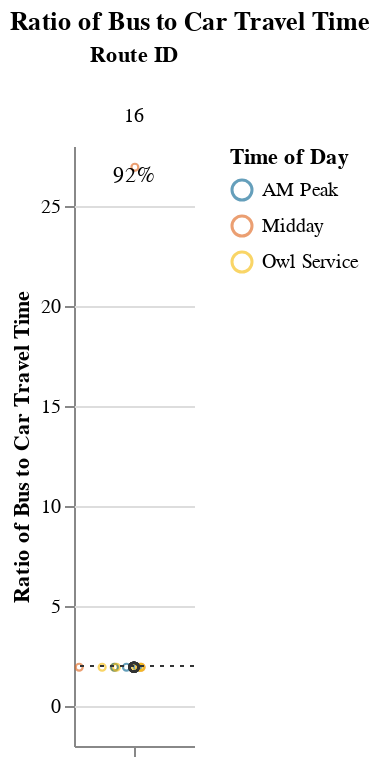
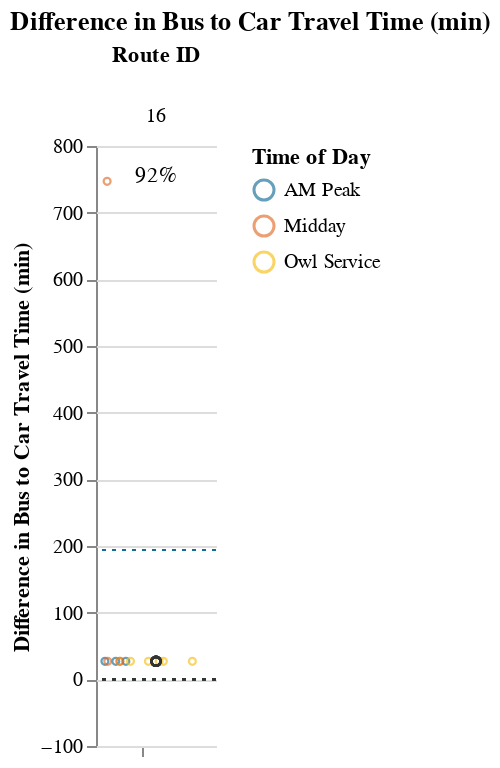

Here is the notebook cell these charts were saved with, in order:
### Markdown cell above
### Long Routes (> 1.5 hrs)

### Code cell
route_group = "long"
try:
    subset_routes, mult, diff  = setup_charts(df, PCT_COMPETITIVE_THRESHOLD, route_group)
    if len(subset_routes) > 0:
        display(
            Markdown(
                f"{CAPTIONS_DICT[route_group]}"
                "Within each route group, routes are sorted in descending order "
                "by % competitive trips and # trips below the additional time cut-off."
            )
        )

        display(mult)
        display(diff)
except:
    print("No routes meet this criteria.")

### Figure 1 — Vega-Lite specification as saved in the notebook (floating-point values rounded to 4 significant figures)
{"config": {"view": {"continuousWidth": 400, "continuousHeight": 300, "stroke": null}, "facet": {"spacing": 0}}, "data": {"name": "data-260720b9e53d9682d8d4e349b164e0b2"}, "facet": {"column": {"field": "route_id", "sort": ["16"], "title": "Route ID", "type": "nominal"}}, "spec": {"layer": [{"mark": {"type": "point", "opacity": 0.65, "size": 12, "strokeWidth": 1.1}, "encoding": {"color": {"field": "time_of_day", "scale": {"range": ["#136C97", "#E16B26", "#F6BF16", "#00896B", "#7790A3", "#5B559C"]}, "sort": ["AM Peak", "Midday", "PM Peak", "Owl Service"], "title": "Time of Day", "type": "nominal"}, "tooltip": [{"field": "route_id", "type": "nominal"}, {"field": "trip_id", "type": "nominal"}, {"field": "service_hours", "type": "quantitative"}, {"field": "car_duration_hours", "type": "quantitative"}, {"field": "bus_multiplier", "type": "quantitative"}, {"field": "bus_difference", "type": "quantitative"}, {"field": "num_trips", "type": "quantitative"}, {"field": "num_competitive", "type": "quantitative"}, {"field": "pct_trips_competitive", "type": "quantitative"}, {"field": "p25", "type": "quantitative"}, {"field": "p50", "type": "quantitative"}, {"field": "p75", "type": "quantitative"}], "x": {"axis": {"grid": false, "labels": false, "ticks": true, "values": [0]}, "field": "jitter", "scale": {}, "title": null, "type": "quantitative"}, "y": {"field": "bus_multiplier", "scale": {"domain": [-0.25, 26.94]}, "title": "Ratio of Bus to Car Travel Time", "type": "quantitative"}}, "selection": {"selector001": {"type": "interval", "bind": "scales", "encodings": ["x", "y"]}}, "transform": [{"calculate": "sqrt(-2*log(random()))*cos(2*PI*random())", "as": "jitter"}], "width": 60}, {"layer": [{"mark": {"type": "point", "opacity": 0.6, "size": 20, "strokeWidth": 1.3}, "encoding": {"color": {"value": "#323434"}, "y": {"field": "bus_multiplier", "type": "quantitative"}}, "transform": [{"filter": "(datum.p50_trip === 1)"}]}, {"mark": {"type": "rule", "strokeDash": [2, 3]}, "encoding": {"color": {"value": "#323434"}, "y": {"field": "cutoff", "type": "quantitative"}}}, {"mark": {"type": "text", "align": "center", "baseline": "middle"}, "encoding": {"color": {"value": "black"}, "text": {"field": "pct_trips_competitive", "format": ".0%", "type": "quantitative"}, "tooltip": [{"field": "route_id", "type": "nominal"}, {"field": "trip_id", "type": "nominal"}, {"field": "service_hours", "type": "quantitative"}, {"field": "car_duration_hours", "type": "quantitative"}, {"field": "bus_multiplier", "type": "quantitative"}, {"field": "bus_difference", "type": "quantitative"}, {"field": "num_trips", "type": "quantitative"}, {"field": "num_competitive", "type": "quantitative"}, {"field": "pct_trips_competitive", "type": "quantitative"}, {"field": "p25", "type": "quantitative"}, {"field": "p50", "type": "quantitative"}, {"field": "p75", "type": "quantitative"}], "x": {"value": 30}, "y": {"value": 15}}, "transform": [{"calculate": "sqrt(-2*log(random()))*cos(2*PI*random())", "as": "jitter"}, {"filter": "(datum.fastest_trip === 1)"}]}]}]}, "resolve": {"scale": {"y": "shared"}}, "title": "Ratio of Bus to Car Travel Time", "$schema": "https://vega.github.io/schema/vega-lite/v4.17.0.json", "datasets": {"data-260720b9e53d9682d8d4e349b164e0b2": [{"calitp_itp_id": 482, "trip_key": 2145124109685266677, "trip_id": "83", "shape_id": "16", "route_id": "16", "service_hours": 0.93, "trip_first_departure_ts": 27000, "trip_last_arrival_ts": 30360, "departure_hour": 7, "time_of_day": "AM Peak", "p25": 0.93, "p50": 0.93, "p75": 0.93, "p50_trip": 1, "fastest_trip": 0, "car_duration_hours": 0.48, "competitive_route": 1, "bus_multiplier": 1.94, "bus_difference": 27.0, "num_trips": 12, "num_competitive": 11, "pct_trips_competitive": 0.917, "bus_difference_spread": 720.0, "route_group": "long", "max_trip_hrs": 12.93, "max_trip_route_group": 12.93, "name": "Tuolumne County Transit Agency", "caltrans_district": "10 - Stockton", "drmt_organization_name": "['recl7fHqYd2GSTtn3']", "cutoff2": 193.9, "cutoff": 2}, {"calitp_itp_id": 482, "trip_key": -1666101624449243044, "trip_id": "84", "shape_id": "16", "route_id": "16", "service_hours": 0.93, "trip_first_departure_ts": 30600, "trip_last_arrival_ts": 33960, "departure_hour": 8, "time_of_day": "AM Peak", "p25": 0.93, "p50": 0.93, "p75": 0.93, "p50_trip": 1, "fastest_trip": 0, "car_duration_hours": 0.48, "competitive_route": 1, "bus_multiplier": 1.94, "bus_difference": 27.0, "num_trips": 12, "num_competitive": 11, "pct_trips_competitive": 0.917, "bus_difference_spread": 720.0, "route_group": "long", "max_trip_hrs": 12.93, "max_trip_route_group": 12.93, "name": "Tuolumne County Transit Agency", "caltrans_district": "10 - Stockton", "drmt_organization_name": "['recl7fHqYd2GSTtn3']", "cutoff2": 193.9, "cutoff": 2}, {"calitp_itp_id": 482, "trip_key": -811955265033482998, "trip_id": "93", "shape_id": "16", "route_id": "16", "service_hours": 0.93, "trip_first_departure_ts": 106200, "trip_last_arrival_ts": 109560, "departure_hour": 5, "time_of_day": "Owl Service", "p25": 0.93, "p50": 0.93, "p75": 0.93, "p50_trip": 1, "fastest_trip": 0, "car_duration_hours": 0.48, "competitive_route": 1, "bus_multiplier": 1.94, "bus_difference": 27.0, "num_trips": 12, "num_competitive": 11, "pct_trips_competitive": 0.917, "bus_difference_spread": 720.0, "route_group": "long", "max_trip_hrs": 12.93, "max_trip_route_group": 12.93, "name": "Tuolumne County Transit Agency", "caltrans_district": "10 - Stockton", "drmt_organization_name": "['recl7fHqYd2GSTtn3']", "cutoff2": 193.9, "cutoff": 2}, {"calitp_itp_id": 482, "trip_key": -7629486483351359896, "trip_id": "90", "shape_id": "16", "route_id": "16", "service_hours": 0.93, "trip_first_departure_ts": 95400, "trip_last_arrival_ts": 98760, "departure_hour": 2, "time_of_day": "Owl Service", "p25": 0.93, "p50": 0.93, "p75": 0.93, "p50_trip": 1, "fastest_trip": 0, "car_duration_hours": 0.48, "competitive_route": 1, "bus_multiplier": 1.94, "bus_difference": 27.0, "num_trips": 12, "num_competitive": 11, "pct_trips_competitive": 0.917, "bus_difference_spread": 720.0, "route_group": "long", "max_trip_hrs": 12.93, "max_trip_route_group": 12.93, "name": "Tuolumne County Transit Agency", "caltrans_district": "10 - Stockton", "drmt_organization_name": "['recl7fHqYd2GSTtn3']", "cutoff2": 193.9, "cutoff": 2}, {"calitp_itp_id": 482, "trip_key": -3718860337871589477, "trip_id": "85", "shape_id": "16", "route_id": "16", "service_hours": 0.93, "trip_first_departure_ts": 34200, "trip_last_arrival_ts": 37560, "departure_hour": 9, "time_of_day": "AM Peak", "p25": 0.93, "p50": 0.93, "p75": 0.93, "p50_trip": 1, "fastest_trip": 0, "car_duration_hours": 0.48, "competitive_route": 1, "bus_multiplier": 1.94, "bus_difference": 27.0, "num_trips": 12, "num_competitive": 11, "pct_trips_competitive": 0.917, "bus_difference_spread": 720.0, "route_group": "long", "max_trip_hrs": 12.93, "max_trip_route_group": 12.93, "name": "Tuolumne County Transit Agency", "caltrans_district": "10 - Stockton", "drmt_organization_name": "['recl7fHqYd2GSTtn3']", "cutoff2": 193.9, "cutoff": 2}, {"calitp_itp_id": 482, "trip_key": 4134191413769255642, "trip_id": "87", "shape_id": "16", "route_id": "16", "service_hours": 0.93, "trip_first_departure_ts": 41400, "trip_last_arrival_ts": 44760, "departure_hour": 11, "time_of_day": "Midday", "p25": 0.93, "p50": 0.93, "p75": 0.93, "p50_trip": 1, "fastest_trip": 1, "car_duration_hours": 0.48, "competitive_route": 1, "bus_multiplier": 1.94, "bus_difference": 27.0, "num_trips": 12, "num_competitive": 11, "pct_trips_competitive": 0.917, "bus_difference_spread": 720.0, "route_group": "long", "max_trip_hrs": 12.93, "max_trip_route_group": 12.93, "name": "Tuolumne County Transit Agency", "caltrans_district": "10 - Stockton", "drmt_organization_name": "['recl7fHqYd2GSTtn3']", "cutoff2": 193.9, "cutoff": 2}, {"calitp_itp_id": 482, "trip_key": 4010574854795830805, "trip_id": "89", "shape_id": "16", "route_id": "16", "service_hours": 0.93, "trip_first_departure_ts": 91800, "trip_last_arrival_ts": 95160, "departure_hour": 1, "time_of_day": "Owl Service", "p25": 0.93, "p50": 0.93, "p75": 0.93, "p50_trip": 1, "fastest_trip": 0, "car_duration_hours": 0.48, "competitive_route": 1, "bus_multiplier": 1.94, "bus_difference": 27.0, "num_trips": 12, "num_competitive": 11, "pct_trips_competitive": 0.917, "bus_difference_spread": 720.0, "route_group": "long", "max_trip_hrs": 12.93, "max_trip_route_group": 12.93, "name": "Tuolumne County Transit Agency", "caltrans_district": "10 - Stockton", "drmt_organization_name": "['recl7fHqYd2GSTtn3']", "cutoff2": 193.9, "cutoff": 2}, {"calitp_itp_id": 482, "trip_key": -428294178438464651, "trip_id": "86", "shape_id": "16", "route_id": "16", "service_hours": 0.93, "trip_first_departure_ts": 37800, "trip_last_arrival_ts": 41160, "departure_hour": 10, "time_of_day": "Midday", "p25": 0.93, "p50": 0.93, "p75": 0.93, "p50_trip": 1, "fastest_trip": 0, "car_duration_hours": 0.48, "competitive_route": 1, "bus_multiplier": 1.94, "bus_difference": 27.0, "num_trips": 12, "num_competitive": 11, "pct_trips_competitive": 0.917, "bus_difference_spread": 720.0, "route_group": "long", "max_trip_hrs": 12.93, "max_trip_route_group": 12.93, "name": "Tuolumne County Transit Agency", "caltrans_district": "10 - Stockton", "drmt_organization_name": "['recl7fHqYd2GSTtn3']", "cutoff2": 193.9, "cutoff": 2}, {"calitp_itp_id": 482, "trip_key": 444715570233316546, "trip_id": "91", "shape_id": "16", "route_id": "16", "service_hours": 0.93, "trip_first_departure_ts": 99000, "trip_last_arrival_ts": 102360, "departure_hour": 3, "time_of_day": "Owl Service", "p25": 0.93, "p50": 0.93, "p75": 0.93, "p50_trip": 1, "fastest_trip": 0, "car_duration_hours": 0.48, "competitive_route": 1, "bus_multiplier": 1.94, "bus_difference": 27.0, "num_trips": 12, "num_competitive": 11, "pct_trips_competitive": 0.917, "bus_difference_spread": 720.0, "route_group": "long", "max_trip_hrs": 12.93, "max_trip_route_group": 12.93, "name": "Tuolumne County Transit Agency", "caltrans_district": "10 - Stockton", "drmt_organization_name": "['recl7fHqYd2GSTtn3']", "cutoff2": 193.9, "cutoff": 2}, {"calitp_itp_id": 482, "trip_key": -3941352894702572126, "trip_id": "92", "shape_id": "16", "route_id": "16", "service_hours": 0.93, "trip_first_departure_ts": 102600, "trip_last_arrival_ts": 105960, "departure_hour": 4, "time_of_day": "Owl Service", "p25": 0.93, "p50": 0.93, "p75": 0.93, "p50_trip": 1, "fastest_trip": 0, "car_duration_hours": 0.48, "competitive_route": 1, "bus_multiplier": 1.94, "bus_difference": 27.0, "num_trips": 12, "num_competitive": 11, "pct_trips_competitive": 0.917, "bus_difference_spread": 720.0, "route_group": "long", "max_trip_hrs": 12.93, "max_trip_route_group": 12.93, "name": "Tuolumne County Transit Agency", "caltrans_district": "10 - Stockton", "drmt_organization_name": "['recl7fHqYd2GSTtn3']", "cutoff2": 193.9, "cutoff": 2}, {"calitp_itp_id": 482, "trip_key": 437802656543614001, "trip_id": "94", "shape_id": "16", "route_id": "16", "service_hours": 0.93, "trip_first_departure_ts": 109800, "trip_last_arrival_ts": 113160, "departure_hour": 6, "time_of_day": "Owl Service", "p25": 0.93, "p50": 0.93, "p75": 0.93, "p50_trip": 1, "fastest_trip": 0, "car_duration_hours": 0.48, "competitive_route": 1, "bus_multiplier": 1.94, "bus_difference": 27.0, "num_trips": 12, "num_competitive": 11, "pct_trips_competitive": 0.917, "bus_difference_spread": 720.0, "route_group": "long", "max_trip_hrs": 12.93, "max_trip_route_group": 12.93, "name": "Tuolumne County Transit Agency", "caltrans_district": "10 - Stockton", "drmt_organization_name": "['recl7fHqYd2GSTtn3']", "cutoff2": 193.9, "cutoff": 2}, {"calitp_itp_id": 482, "trip_key": -4103005086418910727, "trip_id": "88", "shape_id": "16", "route_id": "16", "service_hours": 12.93, "trip_first_departure_ts": 45000, "trip_last_arrival_ts": 91560, "departure_hour": 12, "time_of_day": "Midday", "p25": 0.93, "p50": 0.93, "p75": 0.93, "p50_trip": 0, "fastest_trip": 0, "car_duration_hours": 0.48, "competitive_route": 1, "bus_multiplier": 26.94, "bus_difference": 747.0, "num_trips": 12, "num_competitive": 11, "pct_trips_competitive": 0.917, "bus_difference_spread": 720.0, "route_group": "long", "max_trip_hrs": 12.93, "max_trip_route_group": 12.93, "name": "Tuolumne County Transit Agency", "caltrans_district": "10 - Stockton", "drmt_organization_name": "['recl7fHqYd2GSTtn3']", "cutoff2": 193.9, "cutoff": 2}]}}

### Figure 2 — Vega-Lite specification as saved in the notebook (floating-point values rounded to 4 significant figures)
{"config": {"view": {"continuousWidth": 400, "continuousHeight": 300, "stroke": null}, "facet": {"spacing": 0}}, "data": {"name": "data-b233897b1b44f90f4ed5b1ae9465feed"}, "facet": {"column": {"field": "route_id", "sort": ["16"], "title": "Route ID", "type": "nominal"}}, "spec": {"layer": [{"mark": {"type": "point", "opacity": 0.65, "size": 12, "strokeWidth": 1.1}, "encoding": {"color": {"field": "time_of_day", "scale": {"range": ["#136C97", "#E16B26", "#F6BF16", "#00896B", "#7790A3", "#5B559C"]}, "sort": ["AM Peak", "Midday", "PM Peak", "Owl Service"], "title": "Time of Day", "type": "nominal"}, "tooltip": [{"field": "route_id", "type": "nominal"}, {"field": "trip_id", "type": "nominal"}, {"field": "service_hours", "type": "quantitative"}, {"field": "car_duration_hours", "type": "quantitative"}, {"field": "bus_multiplier", "type": "quantitative"}, {"field": "bus_difference", "type": "quantitative"}, {"field": "num_trips", "type": "quantitative"}, {"field": "num_competitive", "type": "quantitative"}, {"field": "pct_trips_competitive", "type": "quantitative"}, {"field": "p25", "type": "quantitative"}, {"field": "p50", "type": "quantitative"}, {"field": "p75", "type": "quantitative"}], "x": {"axis": {"grid": false, "labels": false, "ticks": true, "values": [0]}, "field": "jitter", "scale": {}, "title": null, "type": "quantitative"}, "y": {"field": "bus_difference", "scale": {"domain": [-5, 747.0]}, "title": "Difference in Bus to Car Travel Time (min)", "type": "quantitative"}}, "selection": {"selector002": {"type": "interval", "bind": "scales", "encodings": ["x", "y"]}}, "transform": [{"calculate": "sqrt(-2*log(random()))*cos(2*PI*random())", "as": "jitter"}], "width": 60}, {"layer": [{"mark": {"type": "point", "opacity": 0.6, "size": 20, "strokeWidth": 1.3}, "encoding": {"color": {"value": "#323434"}, "y": {"field": "bus_difference", "type": "quantitative"}}, "transform": [{"filter": "(datum.p50_trip === 1)"}]}, {"mark": {"type": "rule", "strokeDash": [2, 3]}, "encoding": {"color": {"value": "#323434"}, "y": {"field": "cutoff", "type": "quantitative"}}}, {"mark": {"type": "rule", "strokeDash": [2, 3]}, "encoding": {"color": {"value": "#136C97"}, "y": {"field": "cutoff2", "type": "quantitative"}}}, {"mark": {"type": "text", "align": "center", "baseline": "middle"}, "encoding": {"color": {"value": "black"}, "text": {"field": "pct_trips_competitive", "format": ".0%", "type": "quantitative"}, "tooltip": [{"field": "route_id", "type": "nominal"}, {"field": "trip_id", "type": "nominal"}, {"field": "service_hours", "type": "quantitative"}, {"field": "car_duration_hours", "type": "quantitative"}, {"field": "bus_multiplier", "type": "quantitative"}, {"field": "bus_difference", "type": "quantitative"}, {"field": "num_trips", "type": "quantitative"}, {"field": "num_competitive", "type": "quantitative"}, {"field": "pct_trips_competitive", "type": "quantitative"}, {"field": "p25", "type": "quantitative"}, {"field": "p50", "type": "quantitative"}, {"field": "p75", "type": "quantitative"}], "x": {"value": 30}, "y": {"value": 15}}, "transform": [{"calculate": "sqrt(-2*log(random()))*cos(2*PI*random())", "as": "jitter"}, {"filter": "(datum.fastest_trip === 1)"}]}]}]}, "resolve": {"scale": {"y": "shared"}}, "title": "Difference in Bus to Car Travel Time (min)", "$schema": "https://vega.github.io/schema/vega-lite/v4.17.0.json", "datasets": {"data-b233897b1b44f90f4ed5b1ae9465feed": [{"calitp_itp_id": 482, "trip_key": 2145124109685266677, "trip_id": "83", "shape_id": "16", "route_id": "16", "service_hours": 0.93, "trip_first_departure_ts": 27000, "trip_last_arrival_ts": 30360, "departure_hour": 7, "time_of_day": "AM Peak", "p25": 0.93, "p50": 0.93, "p75": 0.93, "p50_trip": 1, "fastest_trip": 0, "car_duration_hours": 0.48, "competitive_route": 1, "bus_multiplier": 1.94, "bus_difference": 27.0, "num_trips": 12, "num_competitive": 11, "pct_trips_competitive": 0.917, "bus_difference_spread": 720.0, "route_group": "long", "max_trip_hrs": 12.93, "max_trip_route_group": 12.93, "name": "Tuolumne County Transit Agency", "caltrans_district": "10 - Stockton", "drmt_organization_name": "['recl7fHqYd2GSTtn3']", "cutoff2": 193.9, "cutoff": 0}, {"calitp_itp_id": 482, "trip_key": -1666101624449243044, "trip_id": "84", "shape_id": "16", "route_id": "16", "service_hours": 0.93, "trip_first_departure_ts": 30600, "trip_last_arrival_ts": 33960, "departure_hour": 8, "time_of_day": "AM Peak", "p25": 0.93, "p50": 0.93, "p75": 0.93, "p50_trip": 1, "fastest_trip": 0, "car_duration_hours": 0.48, "competitive_route": 1, "bus_multiplier": 1.94, "bus_difference": 27.0, "num_trips": 12, "num_competitive": 11, "pct_trips_competitive": 0.917, "bus_difference_spread": 720.0, "route_group": "long", "max_trip_hrs": 12.93, "max_trip_route_group": 12.93, "name": "Tuolumne County Transit Agency", "caltrans_district": "10 - Stockton", "drmt_organization_name": "['recl7fHqYd2GSTtn3']", "cutoff2": 193.9, "cutoff": 0}, {"calitp_itp_id": 482, "trip_key": -811955265033482998, "trip_id": "93", "shape_id": "16", "route_id": "16", "service_hours": 0.93, "trip_first_departure_ts": 106200, "trip_last_arrival_ts": 109560, "departure_hour": 5, "time_of_day": "Owl Service", "p25": 0.93, "p50": 0.93, "p75": 0.93, "p50_trip": 1, "fastest_trip": 0, "car_duration_hours": 0.48, "competitive_route": 1, "bus_multiplier": 1.94, "bus_difference": 27.0, "num_trips": 12, "num_competitive": 11, "pct_trips_competitive": 0.917, "bus_difference_spread": 720.0, "route_group": "long", "max_trip_hrs": 12.93, "max_trip_route_group": 12.93, "name": "Tuolumne County Transit Agency", "caltrans_district": "10 - Stockton", "drmt_organization_name": "['recl7fHqYd2GSTtn3']", "cutoff2": 193.9, "cutoff": 0}, {"calitp_itp_id": 482, "trip_key": -7629486483351359896, "trip_id": "90", "shape_id": "16", "route_id": "16", "service_hours": 0.93, "trip_first_departure_ts": 95400, "trip_last_arrival_ts": 98760, "departure_hour": 2, "time_of_day": "Owl Service", "p25": 0.93, "p50": 0.93, "p75": 0.93, "p50_trip": 1, "fastest_trip": 0, "car_duration_hours": 0.48, "competitive_route": 1, "bus_multiplier": 1.94, "bus_difference": 27.0, "num_trips": 12, "num_competitive": 11, "pct_trips_competitive": 0.917, "bus_difference_spread": 720.0, "route_group": "long", "max_trip_hrs": 12.93, "max_trip_route_group": 12.93, "name": "Tuolumne County Transit Agency", "caltrans_district": "10 - Stockton", "drmt_organization_name": "['recl7fHqYd2GSTtn3']", "cutoff2": 193.9, "cutoff": 0}, {"calitp_itp_id": 482, "trip_key": -3718860337871589477, "trip_id": "85", "shape_id": "16", "route_id": "16", "service_hours": 0.93, "trip_first_departure_ts": 34200, "trip_last_arrival_ts": 37560, "departure_hour": 9, "time_of_day": "AM Peak", "p25": 0.93, "p50": 0.93, "p75": 0.93, "p50_trip": 1, "fastest_trip": 0, "car_duration_hours": 0.48, "competitive_route": 1, "bus_multiplier": 1.94, "bus_difference": 27.0, "num_trips": 12, "num_competitive": 11, "pct_trips_competitive": 0.917, "bus_difference_spread": 720.0, "route_group": "long", "max_trip_hrs": 12.93, "max_trip_route_group": 12.93, "name": "Tuolumne County Transit Agency", "caltrans_district": "10 - Stockton", "drmt_organization_name": "['recl7fHqYd2GSTtn3']", "cutoff2": 193.9, "cutoff": 0}, {"calitp_itp_id": 482, "trip_key": 4134191413769255642, "trip_id": "87", "shape_id": "16", "route_id": "16", "service_hours": 0.93, "trip_first_departure_ts": 41400, "trip_last_arrival_ts": 44760, "departure_hour": 11, "time_of_day": "Midday", "p25": 0.93, "p50": 0.93, "p75": 0.93, "p50_trip": 1, "fastest_trip": 1, "car_duration_hours": 0.48, "competitive_route": 1, "bus_multiplier": 1.94, "bus_difference": 27.0, "num_trips": 12, "num_competitive": 11, "pct_trips_competitive": 0.917, "bus_difference_spread": 720.0, "route_group": "long", "max_trip_hrs": 12.93, "max_trip_route_group": 12.93, "name": "Tuolumne County Transit Agency", "caltrans_district": "10 - Stockton", "drmt_organization_name": "['recl7fHqYd2GSTtn3']", "cutoff2": 193.9, "cutoff": 0}, {"calitp_itp_id": 482, "trip_key": 4010574854795830805, "trip_id": "89", "shape_id": "16", "route_id": "16", "service_hours": 0.93, "trip_first_departure_ts": 91800, "trip_last_arrival_ts": 95160, "departure_hour": 1, "time_of_day": "Owl Service", "p25": 0.93, "p50": 0.93, "p75": 0.93, "p50_trip": 1, "fastest_trip": 0, "car_duration_hours": 0.48, "competitive_route": 1, "bus_multiplier": 1.94, "bus_difference": 27.0, "num_trips": 12, "num_competitive": 11, "pct_trips_competitive": 0.917, "bus_difference_spread": 720.0, "route_group": "long", "max_trip_hrs": 12.93, "max_trip_route_group": 12.93, "name": "Tuolumne County Transit Agency", "caltrans_district": "10 - Stockton", "drmt_organization_name": "['recl7fHqYd2GSTtn3']", "cutoff2": 193.9, "cutoff": 0}, {"calitp_itp_id": 482, "trip_key": -428294178438464651, "trip_id": "86", "shape_id": "16", "route_id": "16", "service_hours": 0.93, "trip_first_departure_ts": 37800, "trip_last_arrival_ts": 41160, "departure_hour": 10, "time_of_day": "Midday", "p25": 0.93, "p50": 0.93, "p75": 0.93, "p50_trip": 1, "fastest_trip": 0, "car_duration_hours": 0.48, "competitive_route": 1, "bus_multiplier": 1.94, "bus_difference": 27.0, "num_trips": 12, "num_competitive": 11, "pct_trips_competitive": 0.917, "bus_difference_spread": 720.0, "route_group": "long", "max_trip_hrs": 12.93, "max_trip_route_group": 12.93, "name": "Tuolumne County Transit Agency", "caltrans_district": "10 - Stockton", "drmt_organization_name": "['recl7fHqYd2GSTtn3']", "cutoff2": 193.9, "cutoff": 0}, {"calitp_itp_id": 482, "trip_key": 444715570233316546, "trip_id": "91", "shape_id": "16", "route_id": "16", "service_hours": 0.93, "trip_first_departure_ts": 99000, "trip_last_arrival_ts": 102360, "departure_hour": 3, "time_of_day": "Owl Service", "p25": 0.93, "p50": 0.93, "p75": 0.93, "p50_trip": 1, "fastest_trip": 0, "car_duration_hours": 0.48, "competitive_route": 1, "bus_multiplier": 1.94, "bus_difference": 27.0, "num_trips": 12, "num_competitive": 11, "pct_trips_competitive": 0.917, "bus_difference_spread": 720.0, "route_group": "long", "max_trip_hrs": 12.93, "max_trip_route_group": 12.93, "name": "Tuolumne County Transit Agency", "caltrans_district": "10 - Stockton", "drmt_organization_name": "['recl7fHqYd2GSTtn3']", "cutoff2": 193.9, "cutoff": 0}, {"calitp_itp_id": 482, "trip_key": -3941352894702572126, "trip_id": "92", "shape_id": "16", "route_id": "16", "service_hours": 0.93, "trip_first_departure_ts": 102600, "trip_last_arrival_ts": 105960, "departure_hour": 4, "time_of_day": "Owl Service", "p25": 0.93, "p50": 0.93, "p75": 0.93, "p50_trip": 1, "fastest_trip": 0, "car_duration_hours": 0.48, "competitive_route": 1, "bus_multiplier": 1.94, "bus_difference": 27.0, "num_trips": 12, "num_competitive": 11, "pct_trips_competitive": 0.917, "bus_difference_spread": 720.0, "route_group": "long", "max_trip_hrs": 12.93, "max_trip_route_group": 12.93, "name": "Tuolumne County Transit Agency", "caltrans_district": "10 - Stockton", "drmt_organization_name": "['recl7fHqYd2GSTtn3']", "cutoff2": 193.9, "cutoff": 0}, {"calitp_itp_id": 482, "trip_key": 437802656543614001, "trip_id": "94", "shape_id": "16", "route_id": "16", "service_hours": 0.93, "trip_first_departure_ts": 109800, "trip_last_arrival_ts": 113160, "departure_hour": 6, "time_of_day": "Owl Service", "p25": 0.93, "p50": 0.93, "p75": 0.93, "p50_trip": 1, "fastest_trip": 0, "car_duration_hours": 0.48, "competitive_route": 1, "bus_multiplier": 1.94, "bus_difference": 27.0, "num_trips": 12, "num_competitive": 11, "pct_trips_competitive": 0.917, "bus_difference_spread": 720.0, "route_group": "long", "max_trip_hrs": 12.93, "max_trip_route_group": 12.93, "name": "Tuolumne County Transit Agency", "caltrans_district": "10 - Stockton", "drmt_organization_name": "['recl7fHqYd2GSTtn3']", "cutoff2": 193.9, "cutoff": 0}, {"calitp_itp_id": 482, "trip_key": -4103005086418910727, "trip_id": "88", "shape_id": "16", "route_id": "16", "service_hours": 12.93, "trip_first_departure_ts": 45000, "trip_last_arrival_ts": 91560, "departure_hour": 12, "time_of_day": "Midday", "p25": 0.93, "p50": 0.93, "p75": 0.93, "p50_trip": 0, "fastest_trip": 0, "car_duration_hours": 0.48, "competitive_route": 1, "bus_multiplier": 26.94, "bus_difference": 747.0, "num_trips": 12, "num_competitive": 11, "pct_trips_competitive": 0.917, "bus_difference_spread": 720.0, "route_group": "long", "max_trip_hrs": 12.93, "max_trip_route_group": 12.93, "name": "Tuolumne County Transit Agency", "caltrans_district": "10 - Stockton", "drmt_organization_name": "['recl7fHqYd2GSTtn3']", "cutoff2": 193.9, "cutoff": 0}]}}
